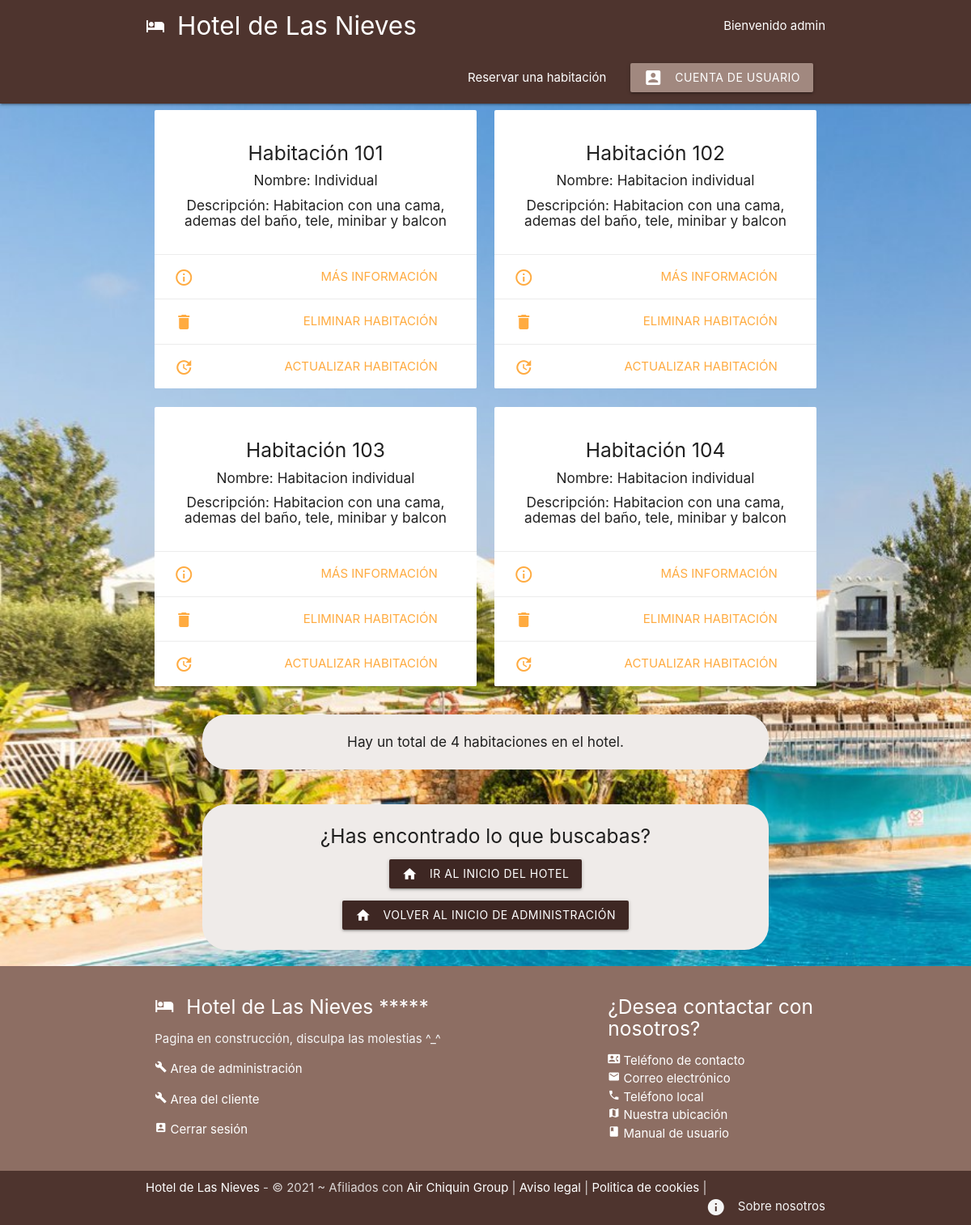
Screenshot of /habitaciones/select_habitaciones.php (signed in) with the database file from the repository.
### tables this page shows
CREATE TABLE `73_clientes` (
  `id` int(11) NOT NULL,
  `usuario` varchar(32) NOT NULL,
  `nombre` varchar(32) NOT NULL,
  `apellido_primero` varchar(32) NOT NULL,
  `apellido_segundo` varchar(32) NOT NULL,
  `tipo_id` int(11) NOT NULL,
  `dni` varchar(9) NOT NULL,
  `direccion` varchar(128) NOT NULL,
  `telefono` int(18) NOT NULL,
  `email` varchar(128) NOT NULL,
  `contrasena` varchar(64) NOT NULL,
  `fecha_nacimiento` date NOT NULL
);

CREATE TABLE `73_habitacio` (
  `id` int(11) NOT NULL,
  `tipo_habitacion` int(11) NOT NULL,
  `numero` int(4) NOT NULL,
  `nombre` varchar(64) NOT NULL,
  `cerrada` int(11) NOT NULL DEFAULT 0,
  `descripcion` varchar(512) NOT NULL,
  `observaciones` varchar(512) NOT NULL
);

### habitaciones/select_habitaciones.php (the view, shortened to what this page needs)
<?php
    include('./../config/config_bd.php');
    $sql = "SELECT id, numero, nombre, descripcion FROM 73_habitacio";
    $resultados = mysqli_query($conn, $sql);
    $habitaciones = mysqli_fetch_all($resultados, MYSQLI_ASSOC);
?>
<!DOCTYPE html>
<html lang="es">
<?php include('./../templates/header.php'); ?>
<div class="container">
    <div class="row">
        <?php foreach($habitaciones as $habitacion){ ?>
        <div class="col s6 md3">
            <div class="card z-depth-0">
                <div class="card-content center">
                    <h5>Habitación <?php echo htmlspecialchars($habitacion['numero']) ?></h5>
                    <h6>Nombre: <?php echo htmlspecialchars($habitacion['nombre']) ?></h6>
                    <h6>Descripción: <?php echo htmlspecialchars($habitacion['descripcion']) ?></h6>
                </div>
                <div class="card-action right-align">
                    <a href="detalles_habitaciones.php?id=<?php echo $habitacion['id'] ?>"><i class="material-icons left">info_outline</i> Más información </a>
                </div>
                <div class="card-action right-align">
                    <a href="delete_habitaciones.php?id=<?php echo $habitacion['id'] ?>"><i class="material-icons left">delete</i> Eliminar habitación </a>
                </div>
                <div class="card-action right-align">
                    <a href="update_habitaciones.php?id=<?php echo $habitacion['id'] ?>"> <i class="material-icons left">update</i> Actualizar habitación </a>
                </div>
            </div>
        </div>
        <?php }?>
    </div>
</div>
<div class="fondoAcerca center">
<?php if(count($habitaciones) == 1) : ?>
    <p class="center"> <h6>Hay un total de <?php echo count($habitaciones)?> habitación en el hotel.</h6> </p>
<?php elseif(count($habitaciones) >= 2) : ?>
    <p class="center"> <h6>Hay un total de <?php echo count($habitaciones)?> habitaciones en el hotel.</h6> </p>
<?php endif; ?>
</div>
<br>
<div class="fondoAcerca">
    <p class="center"> <h5 class="center">¿Has encontrado lo que buscabas?</h5> </p>
    <section>
        <p class="center"> <a href="./../index.php" class="waves-effect waves-light brown darken-4 btn"><i class="material-icons left">home</i> Ir al inicio del hotel </a> </p>
        <p class="center"> <a href="./../admin/index_admin.php" class="waves-effect waves-light brown darken-4 btn"><i class="material-icons left">home</i> Volver al inicio de administración </a> </p>
    </section>
</div>
<?php include('./../templates/footer.php'); ?>
</body>
</html>

### templates/header.php (shortened to what this page needs)
<head>
    <link rel="stylesheet" href="https://cdnjs.cloudflare.com/ajax/libs/materialize/1.0.0/css/materialize.min.css">
</head>
<body class = "fondo">
    <nav class="nav-extended brown darken-3 z-deph-0">
        <div class="nav-wrapper container">
        <a href = "/student73/dwes/index.php" class="brand-logo brand-text"> <i class="material-icons left">hotel</i> Hotel de Las Nieves </a>
        <ul id="nav-mobile" class="right">
            <li class="right"> Bienvenido <?php
            if(empty($_SESSION["id"])) {
                echo "anonimo...";
            } else {
                $conn = mysqli_connect('localhost', 'david', '1234', 'hotel');
                $sql = "SELECT * FROM 73_clientes WHERE id = '".$_SESSION["id"]."'";
                $resultados = mysqli_query($conn, $sql);
                $usuario = mysqli_fetch_all($resultados, MYSQLI_ASSOC);
                foreach ($usuario as $user){
                   echo $user["usuario"];
                }
            }
            ?></li>
            <br>
            <li><a href="/student73/dwes/reservas/info_reservas.php">Reservar una habitación</a></li>
            <li><a href="
            <?php
                if(empty($_SESSION["id"])){
                    echo "/student73/dwes/clientes/login_cliente.php";
                } else {
                    echo "/student73/dwes/clientes/index_cliente.php";
                }
            ?>
            " class="brown lighten-2 btn"><i class="material-icons left">account_box</i>Cuenta de usuario</a></li>
        </ul>
        </div>
    </nav>

### templates/header.php (style rules this page uses)
.brand-text { color: #FFFFFF !important; }
.fondo { background-image: url("/student73/dwes/img/fondos/imagen_principal.jpeg"); background-repeat: no-repeat; background-size: cover; }
.fondoAcerca { background-color: #efebe9; background-repeat: no-repeat; background-position: center; width: 700px; margin: auto; border-radius: 30px; padding: 10px; margin-bottom: 20px; }
body { display: flex; min-height: 100vh; flex-direction: column; }

### rows the page displays
73_clientes: usuario "admin"
73_habitacio: numero "101", nombre "Individual", descripcion "Habitacion con una cama, ademas del baño, tele, minibar y balcon"
73_habitacio: numero "102", nombre "Habitacion individual", descripcion "Habitacion con una cama, ademas del baño, tele, minibar y balcon"
73_habitacio: numero "103", nombre "Habitacion individual", descripcion "Habitacion con una cama, ademas del baño, tele, minibar y balcon"
73_habitacio: numero "104", nombre "Habitacion individual", descripcion "Habitacion con una cama, ademas del baño, tele, minibar y balcon"

### other values shown
count($habitaciones) "4"
